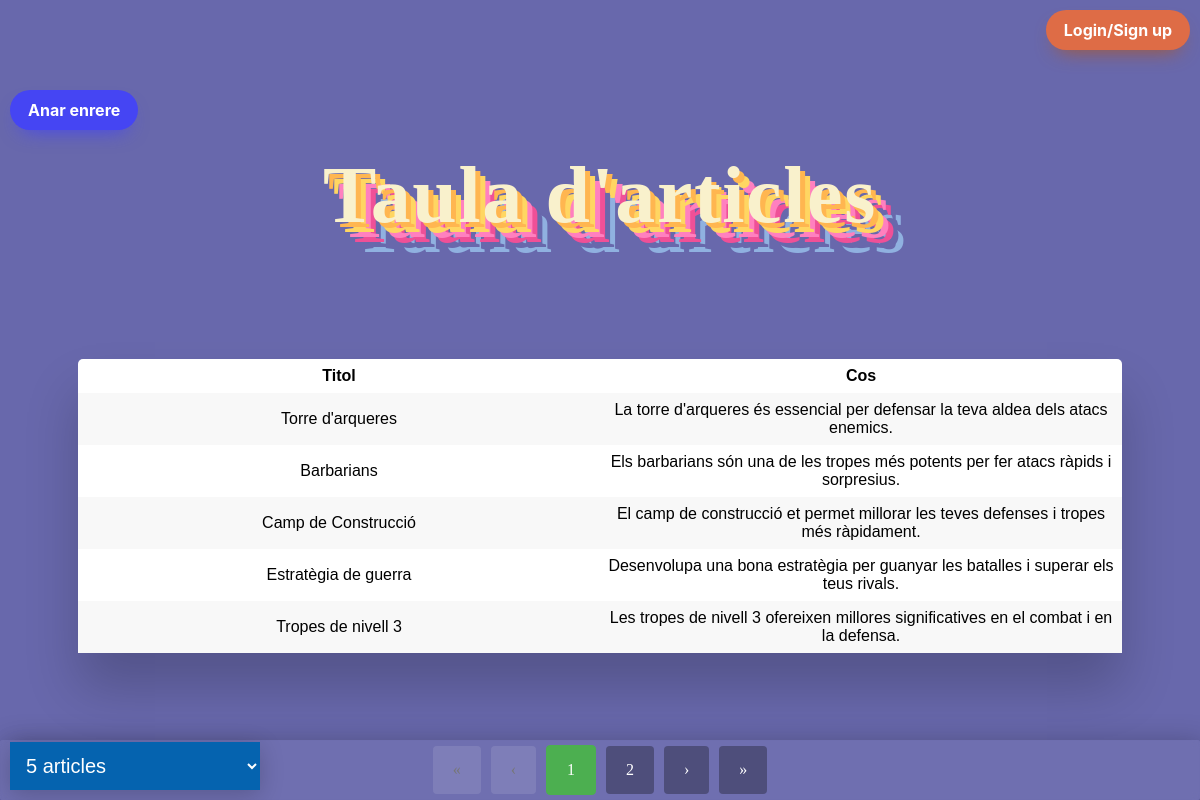
Screenshot of /mostrar.php?pagina=1 with the database file from the repository.
### tables this page shows
CREATE TABLE `articles` (
  `ID` int(11) NOT NULL,
  `titol` text NOT NULL,
  `cos` text NOT NULL,
  `usuari_id` int(11) DEFAULT NULL
);

### mostrar.php (the view, shortened to what this page needs)
<?php
require_once "Database/connexio.php";
$connexio = new PDO("mysql:host=$db_host; dbname=$db_nom", $db_usuari, $db_password);
$articles_per_pagina = isset($_GET['articles_per_pagina']) ? (int)$_GET['articles_per_pagina'] : 5;
if (isset($_GET['pagina']) && is_numeric($_GET['pagina'])) {
    $pagina_actual = (int) $_GET['pagina'];
} else {
    $pagina_actual = 1;
}
$total_articles = $connexio->query('SELECT COUNT(*) FROM articles')->fetchColumn();
$total_pagines = ceil($total_articles / $articles_per_pagina);
$offset = ($pagina_actual - 1) * $articles_per_pagina;
$select = $connexio->prepare("SELECT * FROM articles LIMIT :offset, :articles_per_pagina");
$select->bindValue(':offset', $offset, PDO::PARAM_INT);
$select->bindValue(':articles_per_pagina', $articles_per_pagina, PDO::PARAM_INT);
$select->execute();
$resultats = $select->fetchAll();
function mostrarTaula($resultats){
    echo "<div class='table-wrapper'>";
    echo "<table class='fl-table'>
    <tr>
    <th>Titol</th>
    <th>Cos</th>
    </tr>";
    foreach($resultats as $res) {
        echo "<tr>";
        echo "<td>" . htmlspecialchars($res['titol']) . "</td>";
        echo "<td>" . htmlspecialchars($res['cos']) . "</td>";
        echo "</tr>";
    }
    echo "</table>";
    echo "</div>";
}
function mostrarPaginacio($pagina_actual, $total_pagines, $articles_per_pagina) {
    echo "<div class='pagination'>";
    if ($pagina_actual > 1) {
        echo "<a href='?pagina=1&articles_per_pagina=$articles_per_pagina'>&laquo;</a>";
    } else {
        echo "<a href='#' class='disabled'>&laquo;</a>";
    }
    if ($pagina_actual > 1) {
        echo "<a href='?pagina=" . ($pagina_actual - 1) . "&articles_per_pagina=$articles_per_pagina'>&lsaquo;</a>";
    } else {
        echo "<a href='#' class='disabled'>&lsaquo;</a>";
    }
    if ($total_pagines <= 7) {
        for ($i = 1; $i <= $total_pagines; $i++) {
            if ($i == $pagina_actual) {
                echo "<a class='active' href='?pagina=$i&articles_per_pagina=$articles_per_pagina'>$i</a>";
            } else {
                echo "<a href='?pagina=$i&articles_per_pagina=$articles_per_pagina'>$i</a>";
            }
        }
    }
    if ($pagina_actual < $total_pagines) {
        echo "<a href='?pagina=" . ($pagina_actual + 1) . "&articles_per_pagina=$articles_per_pagina'>&rsaquo;</a>";
    } else {
        echo "<a href='#' class='disabled'>&rsaquo;</a>";
    }
    if ($pagina_actual < $total_pagines) {
        echo "<a href='?pagina=$total_pagines&articles_per_pagina=$articles_per_pagina'>&raquo;</a>";
    } else {
        echo "<a href='#' class='disabled'>&raquo;</a>";
    }
    echo "</div>";
}
?>
<!DOCTYPE html>
<html lang="en">
<head>
    <link rel="stylesheet" type="text/css" href="CSS/estils.css">
</head>
<body>
    <p class="titol">Taula d'articles</p>
    <a href='index.php'>
        <button class="tornar" role="button">Anar enrere</button>
    </a>
    <br>
    <div class="articulos">
        <h2>
            <?php mostrarTaula($resultats); ?>
        </h2>
    </div>
    <?php mostrarPaginacio($pagina_actual, $total_pagines, $articles_per_pagina); ?>
    <div class="box">
    <select id="articles" onchange="location = this.value;">
        <option value="?pagina=1&articles_per_pagina=5" <?php echo (isset($_GET['articles_per_pagina']) && $_GET['articles_per_pagina'] == 5) ? 'selected' : ''; ?>>5 articles</option>
    </select>
    <a href='Login/login.php'>
        <button class="login" role="button">Login/Sign up</button>
    </a>
</div>
</body>
</html>

### CSS/estils.css (style rules this page uses)
body { background: #6868AC; text-align: center; }
h2 { text-align: center; font-family: Arial, Helvetica, sans-serif; }
p { color: rgb(17, 255, 0); }
.table-wrapper { margin: 10px 70px 70px; box-shadow: 0px 35px 50px rgba(0, 0, 0, 0.2); }
.fl-table { border-radius: 5px; font-size: 16px; font-weight: normal; border: none; border-collapse: collapse; width: 100%; max-width: 100%; white-space: nowrap; background-color: rgb(255, 255, 255); }
table { display: table; border-collapse: separate; box-sizing: border-box; text-indent: initial; unicode-bidi: isolate; border-spacing: 2px; border-color: gray; }
.fl-table td, .fl-table th { text-align: center; padding: 8px; word-wrap: break-word; white-space: normal; max-width: 100px; overflow-wrap: break-word; }
.fl-table tr:nth-child(even) { background: #F8F8F8; }
.tornar { position: fixed; top: 90px; left: 10px; background: #4545f3; border-radius: 999px; box-shadow: #4545f3 0 10px 20px -10px; box-sizing: border-box; color: #FFFFFF; cursor: pointer; font-family: Inter, Helvetica, "Apple Color Emoji", "Segoe UI Emoji", NotoColorEmoji, "Noto Color Emoji", "Segoe UI Symbol", "Android Emoji", EmojiSymbols, -apple-system, system-ui, "Segoe UI", Roboto, "Helvetica Neue", "Noto Sans", sans-serif; font-size: 16px; font-weight: 700; line-height: 24px; opacity: 1; outline: 0 solid transparent; padding: 8px 18px; user-select: none; -webkit-user-select: none; touch-action: manipulation; width: fit-content; word-break: break-word; border: 0; }
.login { background: #de6c46; border-radius: 999px; box-shadow: #ae5826 0 10px 20px -10px; box-sizing: border-box; color: #FFFFFF; cursor: pointer; font-family: Inter,Helvetica,"Apple Color Emoji","Segoe UI Emoji",NotoColorEmoji,"Noto Color Emoji","Segoe UI Symbol","Android Emoji",EmojiSymbols,-apple-system,system-ui,"Segoe UI",Roboto,"Helvetica Neue","Noto Sans",sans-serif; font-size: 16px; font-weight: 700; line-height: 24px; opacity: 1; outline: 0 solid transparent; padding: 8px 18px; user-select: none; -webkit-user-select: none; touch-action: manipulation; width: fit-content; word-break: break-word; border: 0; position: fixed; top: 10px; right: 10px; z-index: 1000; }
.titol { font-family: 'Calligraffitti', cursive; font-weight: 700; font-size: 5rem; display: flex; text-shadow: -15px 5px 20px #ced0d3; letter-spacing: 0.02em; text-align: center; flex-direction: column; align-items: center; justify-content: center; color: #F9f1cc; text-shadow: 5px 5px 0px #FFB650, 10px 10px 0px #FFD662, 15px 15px 0px #FF80BF, 20px 20px 0px #EF5097, 25px 25px 0px #6868AC, 30px 30px 0px #90B1E0; margin-top: 150px; }
.articulos { margin: 0; padding: 0; font-family: sans-serif; }
.pagination { position: fixed; bottom: 0; left: 0; right: 0; height: 60px; background: rgba(255, 255, 255, 0.05); box-shadow: 5px 5px 30px rgba(0, 0, 0, 0.3); display: flex; align-items: center; justify-content: center; backdrop-filter: blur(3px); border-radius: 2px; z-index: 1000; }
.pagination a { padding: 15px 20px; text-decoration: none; color: #fff; font-weight: 500; transition: background-color 0.3s; border-radius: 4px; margin: 0 5px; background: rgba(0, 0, 0, 0.3); }
.pagination a:hover, .pagination a.active { background: rgba(255, 255, 255, 0.2); }
.pagination a.active { background-color: #4CAF50; color: white; border: 1px solid #4CAF50; }
.pagination a.disabled { pointer-events: none; background-color: rgba(255, 255, 255, 0.1); color: #777; cursor: not-allowed; }
.box { position: fixed; bottom: 0%; left: 0px; padding: 10px; border-radius: 5px; z-index: 1000; }
.box select { background-color: #0563af; color: white; padding: 12px; width: 250px; border: none; font-size: 20px; box-shadow: 0 5px 25px rgba(0, 0, 0, 0.2); -webkit-appearance: button; appearance: button; outline: none; }
.box select option { padding: 30px; }

### rows the page displays
articles: titol "Torre d'arqueres", cos "La torre d'arqueres és essencial per defensar la teva aldea dels atacs enemics."
articles: titol "Barbarians", cos "Els barbarians són una de les tropes més potents per fer atacs ràpids i sorpresius."
articles: titol "Camp de Construcció", cos "El camp de construcció et permet millorar les teves defenses i tropes més ràpidament."
articles: titol "Estratègia de guerra", cos "Desenvolupa una bona estratègia per guanyar les batalles i superar els teus rivals."
articles: titol "Tropes de nivell 3", cos "Les tropes de nivell 3 ofereixen millores significatives en el combat i en la defensa."
